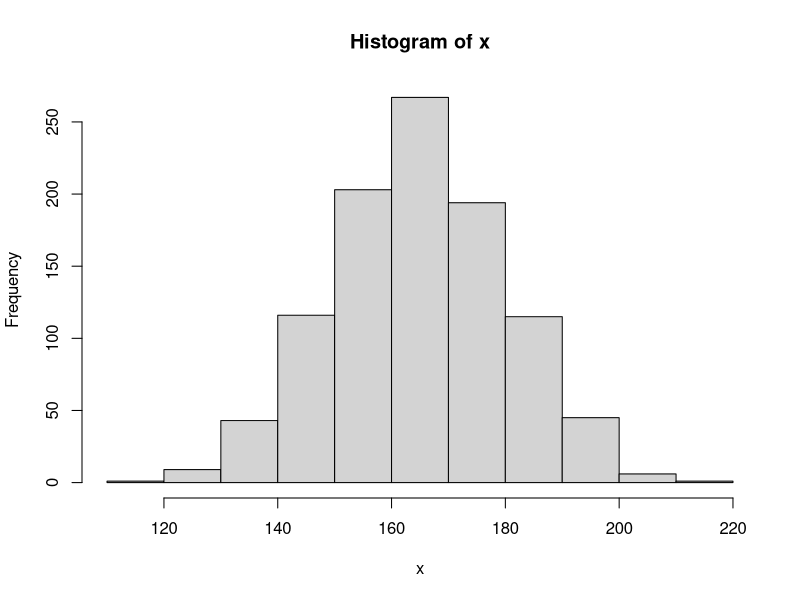
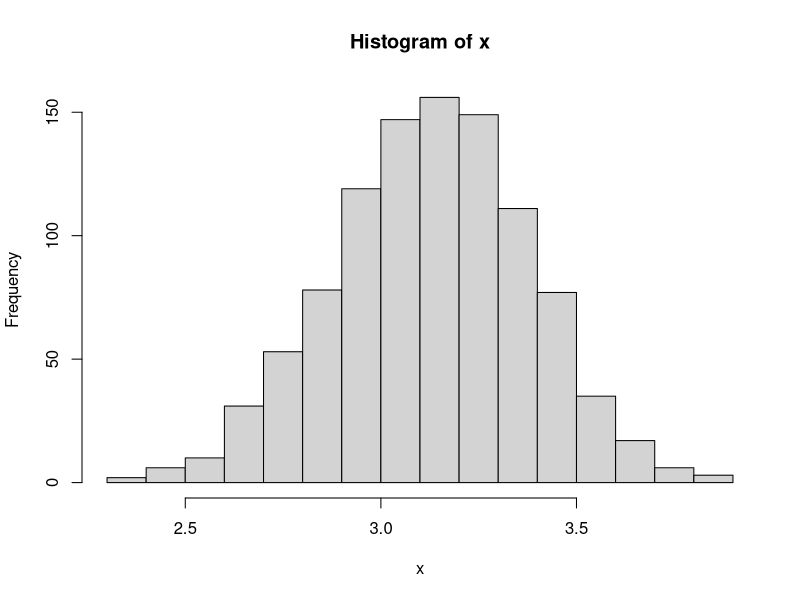

Source code (R) for these figures, in order:
#latihan kedua
#no 1
x=rnorm(1000, 165,15)
View(x) 
hist(x) 

#no 2
x=rnorm(1000, 3.12, 0.25)
View(x) 
hist(x) 

#latihan ketiga
#no 1
pnorm(150, 165, 6)

#no 2
1-pnorm(170, 165,6)

#no 3
pnorm(180, 165, 6) - pnorm(150, 165, 6)
dbinom(2, 7, 0.9875807)

#latihan keempat
#no 1
pnorm(158, 175, 30) - pnorm(125, 175, 30)

#no 2
1-pnorm(150, 175, 30)
